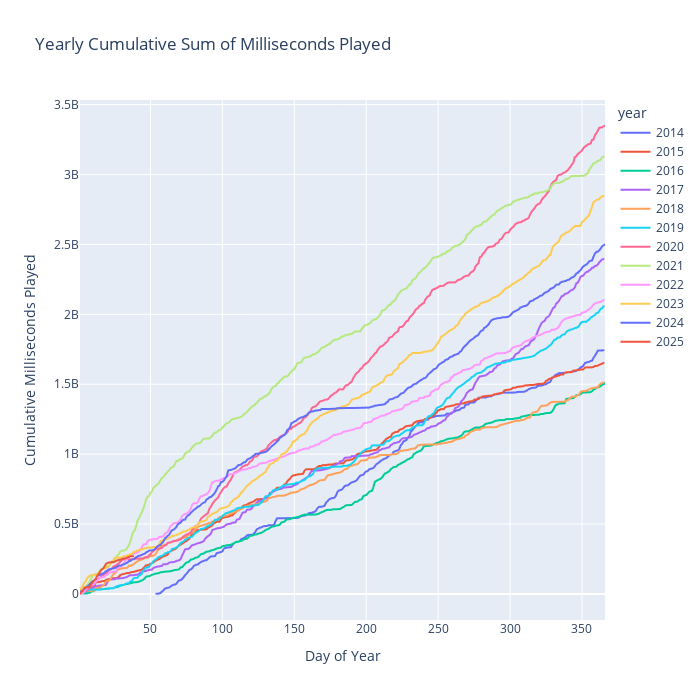

Notebook source saved alongside this figure:
### Code cell
# Plot with Plotly
fig = px.line(
    year_cum_df, 
    x='day_of_year',  # x-axis is day of the year
    y='cum_sum_played', 
    color='year',      # Color lines by year (legend)
    title='Yearly Cumulative Sum of Milliseconds Played'
)

# Customize the x-axis to show day of year
fig.update_xaxes(
    title_text="Day of Year"
)

fig.update_yaxes(
    title_text="Cumulative Milliseconds Played"
)

# Set width and height
fig.update_layout(width=700, height=700)  # Make it wider

fig.show()

### Figure 1 — Plotly figure (JSON) as saved in the notebook; plotly's stock layout.template omitted (floating-point values rounded to 4 significant figures; data arrays with more than 128 entries replaced by an {"elided": "..."} marker saying what was removed)
{"data": [{"hovertemplate": "year=2014<br>day_of_year=%{x}<br>cum_sum_played=%{y}<extra></extra>", "legendgroup": "2014", "line": {"color": "#636efa", "dash": "solid"}, "marker": {"symbol": "circle"}, "mode": "lines", "name": "2014", "showlegend": true, "type": "scattergl", "x": {"elided": "276 int values"}, "xaxis": "x", "y": {"elided": "276 int values"}, "yaxis": "y"}, {"hovertemplate": "year=2015<br>day_of_year=%{x}<br>cum_sum_played=%{y}<extra></extra>", "legendgroup": "2015", "line": {"color": "#EF553B", "dash": "solid"}, "marker": {"symbol": "circle"}, "mode": "lines", "name": "2015", "showlegend": true, "type": "scattergl", "x": {"elided": "342 int values"}, "xaxis": "x", "y": {"elided": "342 int values"}, "yaxis": "y"}, {"hovertemplate": "year=2016<br>day_of_year=%{x}<br>cum_sum_played=%{y}<extra></extra>", "legendgroup": "2016", "line": {"color": "#00cc96", "dash": "solid"}, "marker": {"symbol": "circle"}, "mode": "lines", "name": "2016", "showlegend": true, "type": "scattergl", "x": {"elided": "316 int values"}, "xaxis": "x", "y": {"elided": "316 int values"}, "yaxis": "y"}, {"hovertemplate": "year=2017<br>day_of_year=%{x}<br>cum_sum_played=%{y}<extra></extra>", "legendgroup": "2017", "line": {"color": "#ab63fa", "dash": "solid"}, "marker": {"symbol": "circle"}, "mode": "lines", "name": "2017", "showlegend": true, "type": "scattergl", "x": {"elided": "335 int values"}, "xaxis": "x", "y": {"elided": "335 int values"}, "yaxis": "y"}, {"hovertemplate": "year=2018<br>day_of_year=%{x}<br>cum_sum_played=%{y}<extra></extra>", "legendgroup": "2018", "line": {"color": "#FFA15A", "dash": "solid"}, "marker": {"symbol": "circle"}, "mode": "lines", "name": "2018", "showlegend": true, "type": "scattergl", "x": {"elided": "316 int values"}, "xaxis": "x", "y": {"elided": "316 int values"}, "yaxis": "y"}, {"hovertemplate": "year=2019<br>day_of_year=%{x}<br>cum_sum_played=%{y}<extra></extra>", "legendgroup": "2019", "line": {"color": "#19d3f3", "dash": "solid"}, "marker": {"symbol": "circle"}, "mode": "lines", "name": "2019", "showlegend": true, "type": "scattergl", "x": {"elided": "331 int values"}, "xaxis": "x", "y": {"elided": "331 int values"}, "yaxis": "y"}, {"hovertemplate": "year=2020<br>day_of_year=%{x}<br>cum_sum_played=%{y}<extra></extra>", "legendgroup": "2020", "line": {"color": "#FF6692", "dash": "solid"}, "marker": {"symbol": "circle"}, "mode": "lines", "name": "2020", "showlegend": true, "type": "scattergl", "x": {"elided": "358 int values"}, "xaxis": "x", "y": {"elided": "358 int values"}, "yaxis": "y"}, {"hovertemplate": "year=2021<br>day_of_year=%{x}<br>cum_sum_played=%{y}<extra></extra>", "legendgroup": "2021", "line": {"color": "#B6E880", "dash": "solid"}, "marker": {"symbol": "circle"}, "mode": "lines", "name": "2021", "showlegend": true, "type": "scattergl", "x": {"elided": "362 int values"}, "xaxis": "x", "y": {"elided": "362 int values"}, "yaxis": "y"}, {"hovertemplate": "year=2022<br>day_of_year=%{x}<br>cum_sum_played=%{y}<extra></extra>", "legendgroup": "2022", "line": {"color": "#FF97FF", "dash": "solid"}, "marker": {"symbol": "circle"}, "mode": "lines", "name": "2022", "showlegend": true, "type": "scattergl", "x": {"elided": "352 int values"}, "xaxis": "x", "y": {"elided": "352 int values"}, "yaxis": "y"}, {"hovertemplate": "year=2023<br>day_of_year=%{x}<br>cum_sum_played=%{y}<extra></extra>", "legendgroup": "2023", "line": {"color": "#FECB52", "dash": "solid"}, "marker": {"symbol": "circle"}, "mode": "lines", "name": "2023", "showlegend": true, "type": "scattergl", "x": {"elided": "343 int values"}, "xaxis": "x", "y": {"elided": "343 int values"}, "yaxis": "y"}, {"hovertemplate": "year=2024<br>day_of_year=%{x}<br>cum_sum_played=%{y}<extra></extra>", "legendgroup": "2024", "line": {"color": "#636efa", "dash": "solid"}, "marker": {"symbol": "circle"}, "mode": "lines", "name": "2024", "showlegend": true, "type": "scattergl", "x": {"elided": "338 int values"}, "xaxis": "x", "y": {"elided": "338 int values"}, "yaxis": "y"}, {"hovertemplate": "year=2025<br>day_of_year=%{x}<br>cum_sum_played=%{y}<extra></extra>", "legendgroup": "2025", "line": {"color": "#EF553B", "dash": "solid"}, "marker": {"symbol": "circle"}, "mode": "lines", "name": "2025", "showlegend": true, "type": "scattergl", "x": [1, 2, 3, 4, 5, 6, 7, 8, 9, 10, 11, 12, 13, 14, 15, 16, 17, 18, 19, 20, 21, 22, 23, 25, 26, 27, 28, 29, 30, 33, 34, 35, 36, 38], "xaxis": "x", "y": [3729150, 12886045, 23762919, 44593574, 46069959, 50419732, 51461097, 54391193, 74577475, 88888959, 98533315, 109192982, 132032159, 142833178, 160361295, 174519921, 180020089, 195971089, 214951679, 222034744, 225106239, 226223978, 226459450, 229778865, 236696029, 239933677, 244297888, 244582940, 249976345, 257164356, 261006061, 264635956, 270119342, 270168904], "yaxis": "y"}], "layout": {"height": 700, "legend": {"title": {"text": "year"}, "tracegroupgap": 0}, "title": {"text": "Yearly Cumulative Sum of Milliseconds Played"}, "width": 700, "xaxis": {"anchor": "y", "domain": [0, 1], "title": {"text": "Day of Year"}}, "yaxis": {"anchor": "x", "domain": [0, 1], "title": {"text": "Cumulative Milliseconds Played"}}}}
